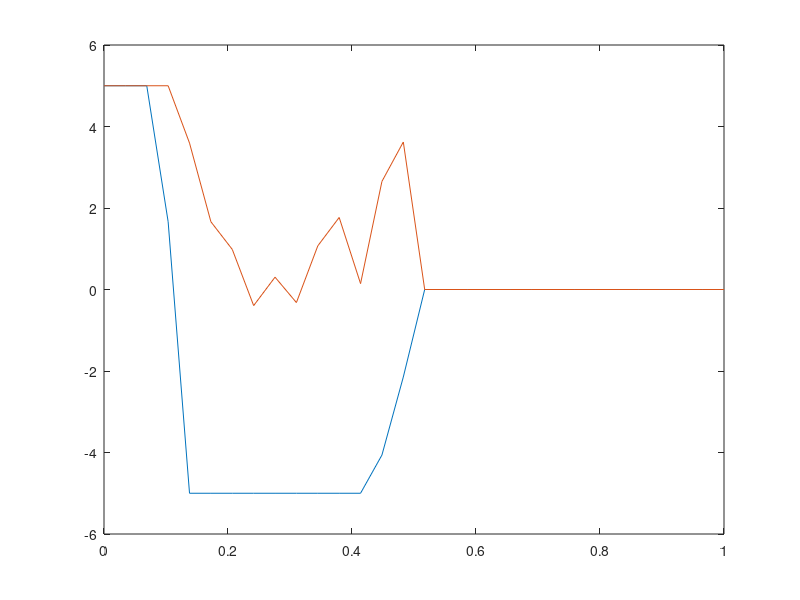

This figure's MATLAB source:
fileID = fopen('control.txt','r');
formatSpec = '%f';
A = fscanf(fileID,formatSpec);

n  = A(1);
ns = A(2);
nc = A(3);
N  = A(4);
d  = A(5);
nMPC = A(6);
t0 = A(7);
tf = A(8);


A = A(9:length(A));

U1 = zeros(1, n*ns);
U2 = zeros(1, n*ns);

k = 1;
for i = 1:2:n*ns
    U1(k) = A(i);
    U2(k) = A(i+1);
    k = k+1;
end

h = (tf-t0)/(n*ns-1);
T = t0:h:tf;

%figure
plot(T, U1);
hold all
plot(T, U2);
